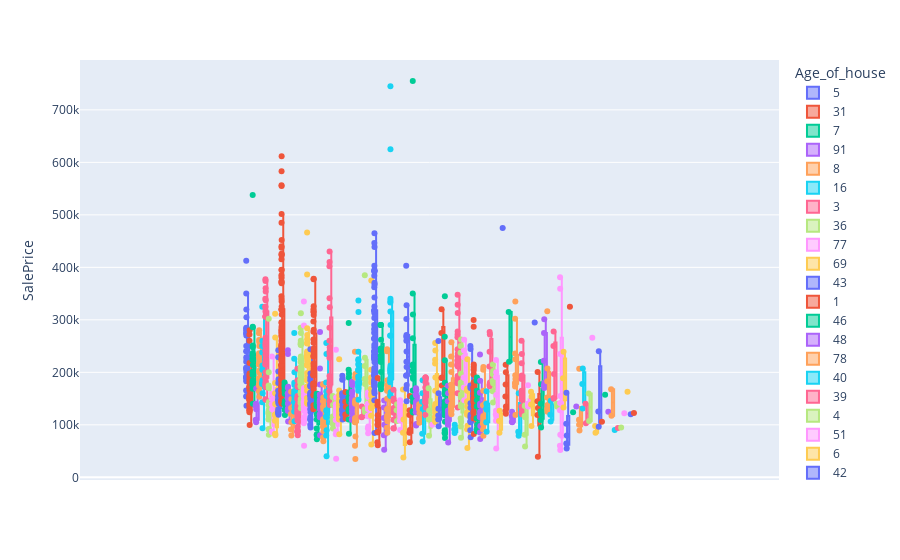

The cell this chart's notebook holds for it:
### Code cell
import plotly.express as px
fig = px.box(numeric_columns, y="SalePrice",points="all",color="Age_of_house")   # Boxplot based on SalePrice for Age of house
fig.show()
